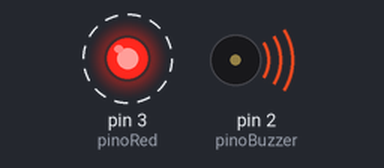
Recording of a sketch running on a simulated Arduino Uno, built with avr-gcc and run on an emulated ATmega328P. Shown: output pins drawn as LEDs (lit = HIGH), buzzer (waves = sounding). Dashed ring = blinking.

Above: at 1.5 s.
Timing chart, 0 to 5.6 s (numbered marks = the images above):
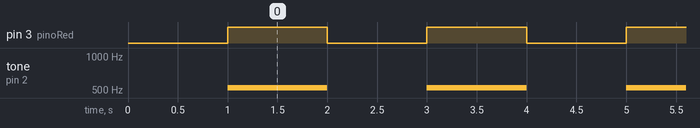

Measured:
- by itself, pin 3 (pinoRed): alternates HIGH for 1.0 s and LOW for 1.0 s
- by itself, tone on pin 2 (pinoBuzzer): alternates 523 Hz for 1.0 s and silent for 1.0 s

The sketch:

Buzzer_Simples.ino
```cpp
// constante para o pino Buzzer
#define pinoBuzzer 2
#define pinoRed 3
void setup() {

  Serial.begin(9600);
 //////modo do pino
  pinMode(2, OUTPUT);
  pinMode(3, OUTPUT);

  delay(1000);

}

void loop() {
 digitalWrite(3, HIGH);
 tone(2, 523);
 delay(1000);
 digitalWrite(3, LOW);
 noTone(pinoBuzzer);
 delay(1000);

}
```
